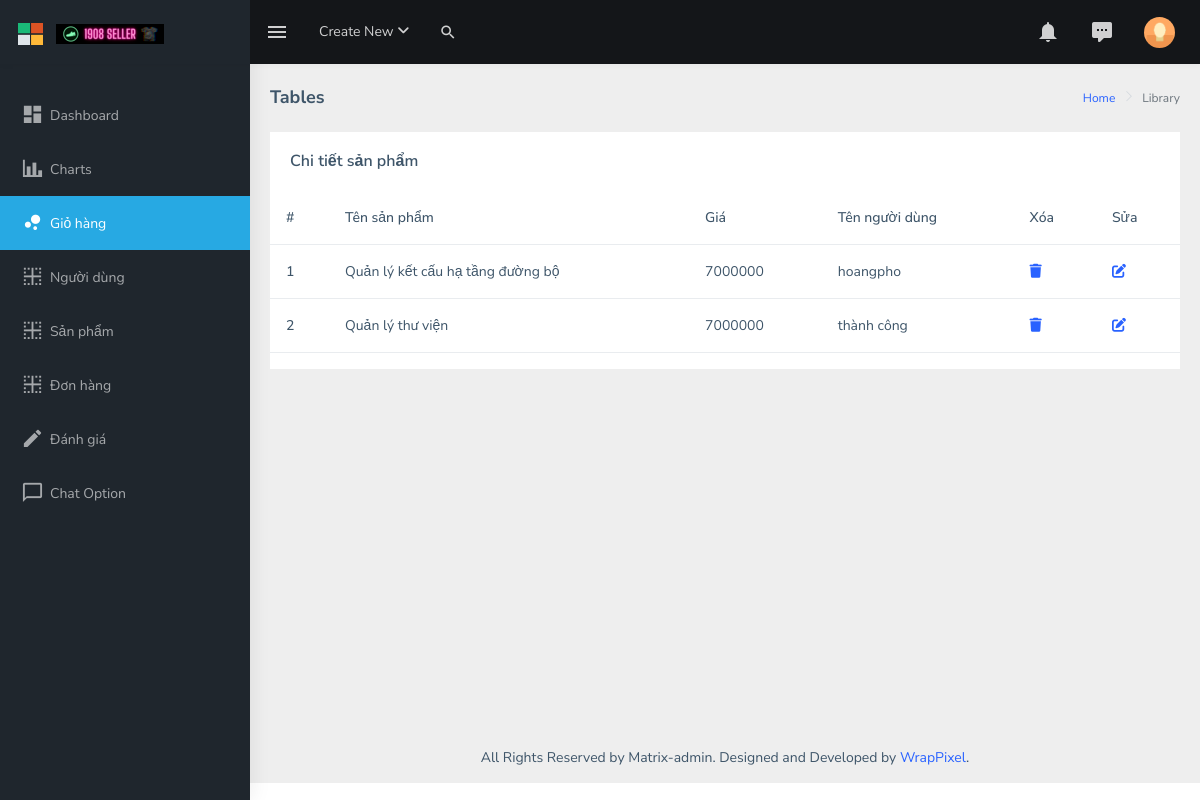
/Aitech/admin-web/html/widgets.php, run on the app's committed database.
### tables this page shows
CREATE TABLE `cart_details` (
  `id_cart_details` int(11) NOT NULL,
  `code_cart` int(10) NOT NULL,
  `name_product` varchar(100) NOT NULL,
  `cost_product` varchar(100) NOT NULL,
  `name_user` varchar(20) NOT NULL,
  `status` int(11) NOT NULL DEFAULT 1
);

### Aitech/admin-web/html/widgets.php (the view, shortened to what this page needs)
<!DOCTYPE html>
<html dir="ltr" lang="en">
  <head>
    <link href="../dist/css/style.min.css" rel="stylesheet" />
    <link rel="stylesheet" href="https://cdnjs.cloudflare.com/ajax/libs/font-awesome/6.2.0/css/all.min.css" />
  </head>
  <body>
    <div
      id="main-wrapper"
      data-layout="vertical"
      data-navbarbg="skin5"
      data-sidebartype="full"
      data-sidebar-position="absolute"
      data-header-position="absolute"
      data-boxed-layout="full"
    >
      <header class="topbar" data-navbarbg="skin5">
        <nav class="navbar top-navbar navbar-expand-md navbar-dark">
          <div class="navbar-header" data-logobg="skin5">
            <a class="navbar-brand" href="index.php">
              <b class="logo-icon ps-2">
                <img
                  src="../assets/images/logo-icon.png"
                  alt="homepage"
                  class="light-logo"
                  width="25"
                />
              </b>
              <span class="logo-text ms-2">
                <img
                  src="../assets/images/logo-text.png"
                  alt="homepage"
                  class="light-logo"
                />
              </span>
            </a>
          </div>
          <div
            class="navbar-collapse collapse"
            id="navbarSupportedContent"
            data-navbarbg="skin5"
          >
            <ul class="navbar-nav float-start me-auto">
              <li class="nav-item d-none d-lg-block">
                <a
                  class="nav-link sidebartoggler waves-effect waves-light"
                  href="javascript:void(0)"
                  data-sidebartype="mini-sidebar"
                  ><i class="mdi mdi-menu font-24"></i
                ></a>
              </li>
              <li class="nav-item dropdown">
                <a
                  class="nav-link dropdown-toggle"
                  href="#"
                  id="navbarDropdown"
                  role="button"
                  data-bs-toggle="dropdown"
                  aria-expanded="false"
                >
                  <span class="d-none d-md-block"
                    >Create New <i class="fa fa-angle-down"></i
                  ></span>
                </a>
              </li>
              <li class="nav-item search-box">
                <a
                  class="nav-link waves-effect waves-dark"
                  href="javascript:void(0)"
                  ><i class="mdi mdi-magnify fs-4"></i
                ></a>
              </li>
            </ul>
            <ul class="navbar-nav float-end">
              <li class="nav-item dropdown">
                <a
                  class="nav-link dropdown-toggle"
                  href="#"
                  id="navbarDropdown"
                  role="button"
                  data-bs-toggle="dropdown"
                  aria-expanded="false"
                >
                  <i class="mdi mdi-bell font-24"></i>
                </a>
              </li>
              <li class="nav-item dropdown">
                <a
                  class="nav-link dropdown-toggle waves-effect waves-dark"
                  href="#"
                  id="2"
                  role="button"
                  data-bs-toggle="dropdown"
                  aria-expanded="false"
                >
                  <i class="font-24 mdi mdi-comment-processing"></i>
                </a>
              </li>
              <li class="nav-item dropdown">
                <a
                  class="
                    nav-link
                    dropdown-toggle
                    text-muted
                    waves-effect waves-dark
                    pro-pic
                  "
                  href="#"
                  id="navbarDropdown"
                  role="button"
                  data-bs-toggle="dropdown"
                  aria-expanded="false"
                >
                  <img
                    src="../assets/images/users/1.jpg"
                    alt="user"
                    class="rounded-circle"
                    width="31"
                  />
                </a>
              </li>
            </ul>
          </div>
        </nav>
      </header>
      <aside class="left-sidebar" data-sidebarbg="skin5">
        <div class="scroll-sidebar">
          <nav class="sidebar-nav">
          <ul id="sidebarnav" class="pt-4">
              <li class="sidebar-item">
                <a
                  class="sidebar-link waves-effect waves-dark sidebar-link"
                  href="index.php"
                  aria-expanded="false"
                  ><i class="mdi mdi-view-dashboard"></i
                  ><span class="hide-menu">Dashboard</span></a
                >
              </li>
              <li class="sidebar-item">
                <a
                  class="sidebar-link waves-effect waves-dark sidebar-link"
                  href="charts.php"
                  aria-expanded="false"
                  ><i class="mdi mdi-chart-bar"></i
                  ><span class="hide-menu">Charts</span></a
                >
              </li>
              <li class="sidebar-item">
                <a
                  class="sidebar-link waves-effect waves-dark sidebar-link"
                  href="widgets.php"
                  aria-expanded="false"
                  ><i class="mdi mdi-chart-bubble"></i
                  ><span class="hide-menu">Giỏ hàng</span></a
                >
              </li>
              <li class="sidebar-item">
                <a
                  class="sidebar-link waves-effect waves-dark sidebar-link"
                  href="tables.php"
                  aria-expanded="false"
                  ><i class="mdi mdi-border-inside"></i
                  ><span class="hide-menu">Người dùng</span></a
                >
              </li>
              <li class="sidebar-item">
                <a
                  class="sidebar-link waves-effect waves-dark sidebar-link"
                  href="sanpham.php"
                  aria-expanded="false"
                  ><i class="mdi mdi-border-inside"></i
                  ><span class="hide-menu">Sản phẩm</span></a
                >
              </li>
              <li class="sidebar-item">
                <a
                  class="sidebar-link waves-effect waves-dark sidebar-link"
                  href="donhang.php"
                  aria-expanded="false"
                  ><i class="mdi mdi-border-inside"></i
                  ><span class="hide-menu">Đơn hàng</span></a
                >
              </li>
              <li class="sidebar-item">
                <a
                  class="sidebar-link waves-effect waves-dark sidebar-link"
                  href="pages-elements.php"
                  aria-expanded="false"
                  ><i class="mdi mdi-pencil"></i
                  ><span class="hide-menu">Đánh giá</span></a
                >
              </li>
                  <li class="sidebar-item">
                    <a href="pages-chat.php" class="sidebar-link"
                      ><i class="mdi mdi-message-outline"></i
                      ><span class="hide-menu"> Chat Option </span></a
                    >
                  </li>
                </ul>
          </nav>
        </div>
      </aside>
      <div class="page-wrapper">
      <div class="page-breadcrumb">
        <div class="row">
          <div class="col-12 d-flex no-block align-items-center">
            <h4 class="page-title">Tables</h4>
            <div class="ms-auto text-end">
              <nav aria-label="breadcrumb">
                <ol class="breadcrumb">
                  <li class="breadcrumb-item"><a href="#">Home</a></li>
                  <li class="breadcrumb-item active" aria-current="page">
                    Library
                  </li>
                </ol>
              </nav>
            </div>
          </div>
        </div>
      </div>
      <div class="container-fluid">
        <div class="row">
          <div class="col-12">
            <div class="card">
              <div class="card-body">
                <h5 class="card-title mb-0">Chi tiết sản phẩm</h5>
              </div>
              <table class="table">
                <thead>
                  <tr>
                    <th scope="col">#</th>
                    <th scope="col">Tên sản phẩm</th>
                    <th scope="col">Giá</th>
                    <th scope="col">Tên người dùng</th>
                    <th scope="col">Xóa</th>
                    <th scope="col">Sửa</th>
                  </tr>
                </thead>
                <tbody>
                  <?php
                  $stt = 1;
                  $conn = mysqli_connect("localhost", "root", "", "aitechc2");
                  $sql = "SELECT * FROM `cart_details`";
                  $kq = mysqli_query($conn, $sql);
                  while ($dong = mysqli_fetch_array($kq)) {
                    echo '<tr>';
                    echo  '<th scope="row">' . $stt++ . '</th>';
                    echo  '<td>' . $dong["name_product"] . '</td>';
                    echo  '<td>' . $dong["cost_product"] . '</td>';
                    echo  '<td>' . $dong["name_user"] . '</td>';
                    echo '<td><a href="delete.php?idcart=' . $dong["id_cart_details"] . '"><i class="fa-solid fa-trash"></i></a></td>';
                    echo '<td><a href="update.php?idcart=' . $dong["id_cart_details"] . '"><i class="fa-solid fa-pen-to-square"></i></a></td>';
                    echo '</tr>';
                  }
                  ?>
                </tbody>
              </table>
            </div>
          </div>
        </div>
        </div>
        <footer class="footer text-center">
          All Rights Reserved by Matrix-admin. Designed and Developed by
          <a href="https://www.wrappixel.com">WrapPixel</a>.
        </footer>
      </div>
    </div>
  </body>
</html>

### data on the page
cart_details: name_product "Quản lý kết cấu hạ tầng đường bộ", cost_product "7000000", name_user "hoangpho"
cart_details: name_product "Quản lý thư viện", cost_product "7000000", name_user "thành công"
